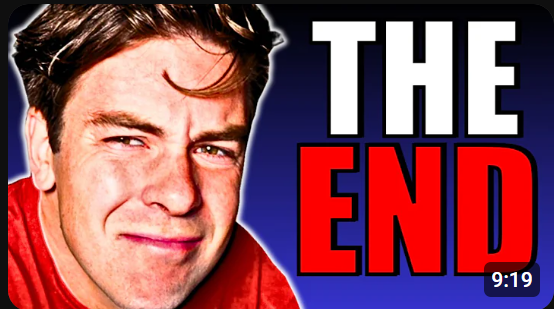
#> input picture img.png, 554 x 309 px
$ python script.py
#> lines starting #> are read from the running program, lines starting #| are printed output that depends on the picture
import PIL.Image

def pixel_to_ascii(image):
    pixels = image.getdata()
    ascii_str = "";
    for pixel in pixels:
        ascii_str += ASCII_CHARS[pixel//25];
    return ascii_str

def to_greyscale(image):
    return image.convert("L")

def resize(image, new_width = 100):
    width, height = image.size
    # new_height = new_width * height / width
    new_height =  height / 1
    new_width = width/ 1
    return image.resize((int(new_width), int(new_height)))

ASCII_CHARS = ["@", "#", "$", "%", "?", "*", "+", ";", ":", ",", "."]


def main():
    path = "./img.png" # image path
    try:
        image = PIL.Image.open(path)
#> image is the input picture: PIL image 554x309 RGBA; mean R, G, B, A 141.8, 78.7, 89.7, 255
    except:
        print(path, "Unable to find image")
    #resize image
    image = resize(image);
    #convert image to greyscale image
    greyscale_image = to_greyscale(image)
#> in to_greyscale, `return image.convert("L")`:
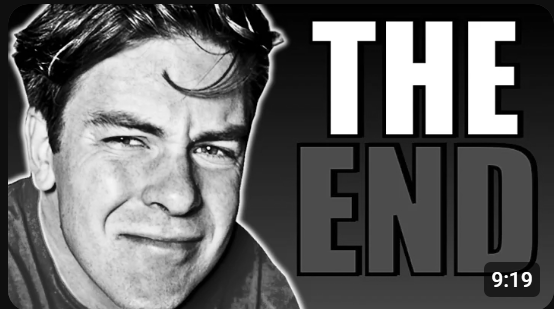
#> returned value: PIL image 554x309 L; min 0, max 255, mean 98.8
    # convert greyscale image to ascii characters
    ascii_str = pixel_to_ascii(greyscale_image)
#> the loop in pixel_to_ascii, `for pixel in pixels:` made 171186 passes
#> ascii_str on passes 1 to 3: '@', '@@', '@@@'
    img_width = greyscale_image.width
#> img_width = 554
    ascii_str_len = len(ascii_str)
#> ascii_str_len = 171186
    ascii_img=""
    #Split the string based on width  of the image
    for i in range(0, ascii_str_len, img_width):
        ascii_img += ascii_str[i:i+img_width] + "\n"
    #save the string to a file
    with open("ascii_image.txt", "w") as f:
        f.write(ascii_img);

main()
